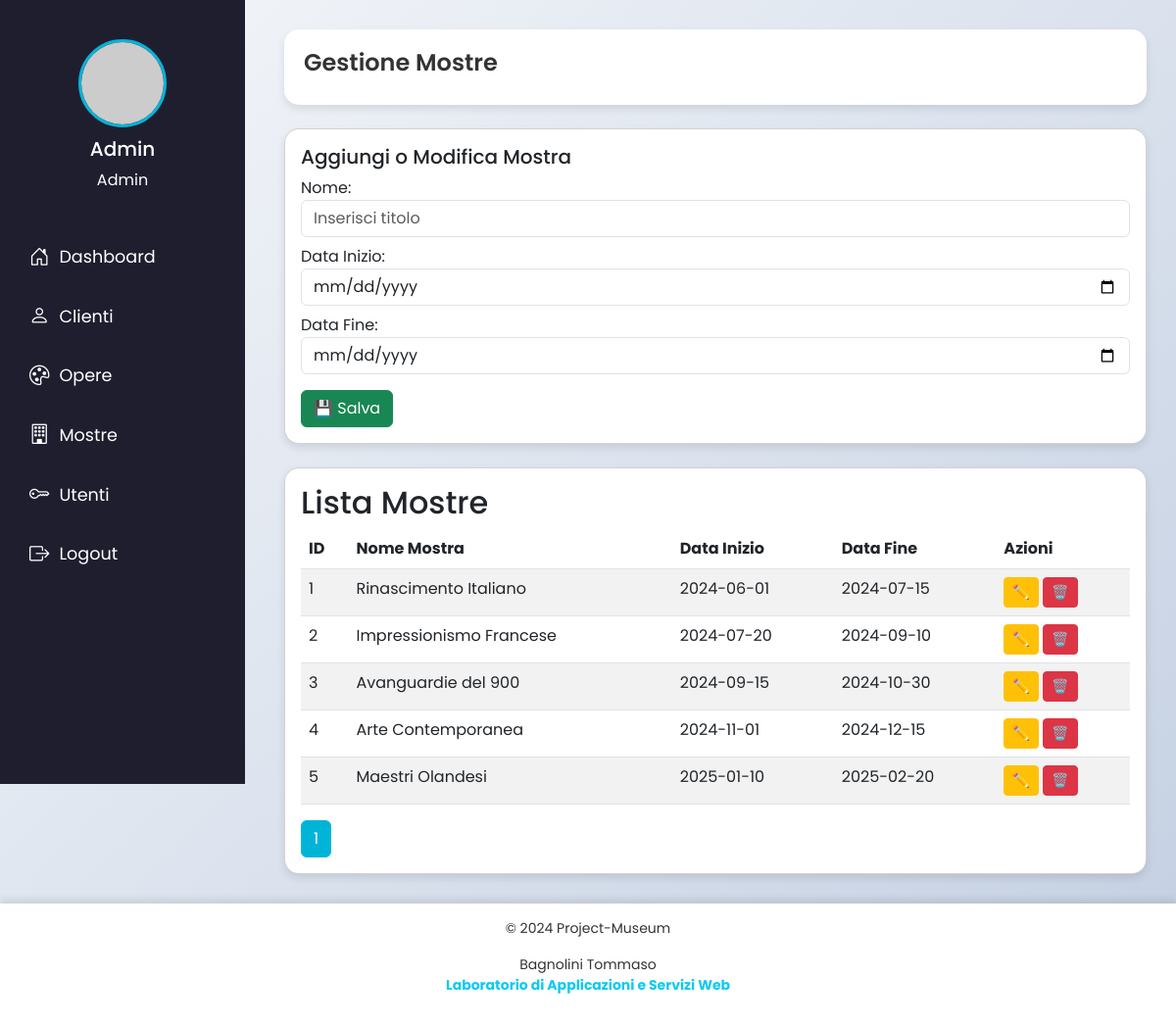
The app's page /azioni/gestione_mostre.php (signed in) with its own data.
### tables this page shows
CREATE TABLE `mostre` (
  `mos_id` int(11) UNSIGNED NOT NULL AUTO_INCREMENT,
  `mos_nome` varchar(255) NOT NULL,
  `mos_data_inizio` date NOT NULL,
  `mos_data_fine` date NOT NULL,
  PRIMARY KEY (`mos_id`)
);

### config/Database.php (called while the page is built, shortened)
<?php
class Database {
    private $host = DB_HOST;
    private $user = DB_USER;
    private $pass = DB_PASS;
    private $dbname = DB_NAME;
    private $dbh;
    private $stmt;
    public function __construct($host = null, $user = null, $pass = null, $dbname = null) {
        $this->host = $host ?? $this->host;
        $this->user = $user ?? $this->user;
        $this->pass = $pass ?? $this->pass;
        $this->dbname = $dbname ?? $this->dbname;
        $dsn = "mysql:host={$this->host};dbname={$this->dbname}";
        $opt = [PDO::ATTR_PERSISTENT => false, PDO::ATTR_ERRMODE => PDO::ERRMODE_EXCEPTION];
        try {
            $this->dbh = new PDO($dsn, $this->user, $this->pass, $opt);
            $this->dbh->exec("SET NAMES 'utf8'");
        } catch (PDOException $e) {
            $this->error = $e->getMessage();
        }
    }
    public function query($sql) {
        $this->stmt = $this->dbh->prepare($sql);
    }
    public function execute($data = null) {
        try {
            return $this->stmt->execute($data);
        } catch (PDOException $e) {
            die("❌ Errore PDO: " . $e->getMessage());
        }
    }
    public function resultset() {
        $this->execute();
        return $this->stmt->fetchAll(PDO::FETCH_ASSOC);
    }
}

### inc/require.php (called while the page is built, shortened)
<?php
$base = __DIR__ . '/../';
require_once $base . 'config/Database.php';
require_once $base . 'classi/Cliente.php';
require_once $base . 'classi/Opera.php';
require_once $base . 'classi/Mostra.php';
try {
    $dbo = new Database();
} catch (Exception $e) {
    exit("❌ Errore connessione DB: " . $e->getMessage());
}

### classi/Mostra.php (called while the page is built, shortened)
<?php
require_once __DIR__ . '/../inc/require.php';
class Mostra
{
    static protected $tabella = 'mostre';
    static function getMostre($where = "", $bind = [])
    {
        global $dbo;
        $query = "SELECT * FROM " . self::$tabella . " WHERE 1 $where";
        $dbo->query($query);
        $dbo->execute($bind);
        return $dbo->resultset();
    }
}
?>

### azioni/gestione_mostre.php (the view, shortened to what this page needs)
<?php
require_once __DIR__ . '/../inc/require.php';
$limit = 5;
$page = $_GET['page'] ?? 1;
$offset = ($page - 1) * $limit;
$total_mostre = count(Mostra::getMostre());
$total_pages = ceil($total_mostre / $limit);
$ruolo = $_SESSION['user_ruolo'] ?? 'user';
$where = '';
$bind = [];
$mostre = Mostra::getMostre("$where LIMIT $limit OFFSET $offset", $bind);
?>
<!DOCTYPE html>
<html lang="it">
<head>
    <link href="https://cdn.jsdelivr.net/npm/bootstrap@5.3.0/dist/css/bootstrap.min.css" rel="stylesheet">
    <link rel="stylesheet" href="https://cdn.jsdelivr.net/npm/bootstrap-icons/font/bootstrap-icons.css">
    <link rel="stylesheet" href="../css/app.css">
</head>
<body>
    <?php require_once __DIR__ . '/../inc/sidebar.php'; ?>
    <div class="container-custom">
        <div class="dashboard-header">
            <h1>Gestione Mostre</h1>
        </div>
        <?php if ($ruolo === 'admin'): ?>
            <div class="card card-custom p-3 my-4">
                <h5>Aggiungi o Modifica Mostra</h5>
                <form method="post">
                    <label>Nome:</label>
                    <input type="text" name="mostra_nome" required class="form-control mb-2" placeholder="Inserisci titolo">
                    <label>Data Inizio:</label>
                    <input type="date" name="mostra_inizio" required class="form-control mb-2">
                    <label>Data Fine:</label>
                    <input type="date" name="mostra_fine" class="form-control mb-3">
                    <button type="submit" class="btn btn-success">💾 Salva</button>
                </form>
            </div>
        <?php endif; ?>
        <div class="card card-custom p-3">
            <h2>Lista Mostre</h2>
            <table class="table table-striped table-hover">
                <thead>
                    <tr>
                        <th>ID</th>
                        <th>Nome Mostra</th>
                        <th>Data Inizio</th>
                        <th>Data Fine</th>
                        <?php if ($ruolo === 'admin'): ?><th>Azioni</th><?php endif; ?>
                    </tr>
                </thead>
                <tbody>
                    <?php foreach ($mostre as $mostra): ?>
                        <tr>
                            <td><?= $mostra['mos_id'] ?></td>
                            <td><?= htmlspecialchars($mostra['mos_nome']) ?></td>
                            <td><?= htmlspecialchars($mostra['mos_data_inizio']) ?></td>
                            <td><?= htmlspecialchars($mostra['mos_data_fine']) ?></td>
                            <?php if ($ruolo === 'admin'): ?>
                                <td>
                                    <a href="?azione=modifica&id=<?= $cliente['cli_id'] ?>" class="btn btn-warning btn-sm">✏️</a>
                                    <a href="?azione=elimina&id=<?= $mostra['mos_id'] ?>" class="btn btn-danger btn-sm" onclick="return confirm('Eliminare la mostra?')">🗑️</a>
                                </td>
                            <?php endif; ?>
                        </tr>
                    <?php endforeach; ?>
                </tbody>
            </table>
            <nav>
                <ul class="pagination mb-0">
                    <?php for ($i = 1; $i <= $total_pages; $i++): ?>
                        <li class="page-item <?= ($i == $page) ? 'active' : '' ?>">
                            <a class="page-link" href="?page=<?= $i ?>"><?= $i ?></a>
                        </li>
                    <?php endfor; ?>
                </ul>
            </nav>
        </div>
    </div>
    <?php require_once __DIR__ . '/../inc/footer.php'; ?>
</body>
</html>

### css/app.css (style rules this page uses)
* { margin: 0; padding: 0; box-sizing: border-box; }
body { font-family: 'Poppins', sans-serif; background: linear-gradient(135deg, #f5f7fa, #c3cfe2); color: #333; min-height: 100vh; }
.dashboard-header { display: flex; justify-content: space-between; align-items: center; background: white; padding: 20px; border-radius: 15px; box-shadow: 0 4px 8px rgba(0, 0, 0, 0.1); }
.dashboard-header h1 { font-weight: 600; font-size: 24px; }
.container-custom { margin-left: 260px; padding: 30px; flex: 1; }
.pagination .page-item.active .page-link { background-color: #00b4d8; border-color: #00b4d8; }
.card-custom { border-radius: 15px; box-shadow: 0 4px 8px rgba(0, 0, 0, 0.1); }

### records on screen
mostre: mos_id "1", mos_nome "Rinascimento Italiano", mos_data_inizio "2024-06-01", mos_data_fine "2024-07-15"
mostre: mos_id "2", mos_nome "Impressionismo Francese", mos_data_inizio "2024-07-20", mos_data_fine "2024-09-10"
mostre: mos_id "3", mos_nome "Avanguardie del 900", mos_data_inizio "2024-09-15", mos_data_fine "2024-10-30"
mostre: mos_id "4", mos_nome "Arte Contemporanea", mos_data_inizio "2024-11-01", mos_data_fine "2024-12-15"
mostre: mos_id "5", mos_nome "Maestri Olandesi", mos_data_inizio "2025-01-10", mos_data_fine "2025-02-20"

### other values on screen
$user_name "Admin"
$user_role "Admin"
$label "Dashboard"
$label "Clienti"
$label "Opere"
$label "Mostre"
